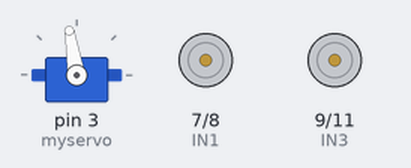
A sketch run on a simulated Arduino Uno, built with avr-gcc and run on an emulated ATmega328P. On the bench: servo, motor-driver pin pairs drawn as motors (green arrow = first pin HIGH = forward, orange = second pin HIGH = backward, longer = more drive, scaled by the enable pin).

Above: at 0.5 s.
At 4.0 s:
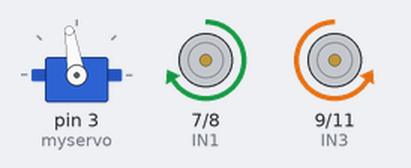
At 8.8 s:
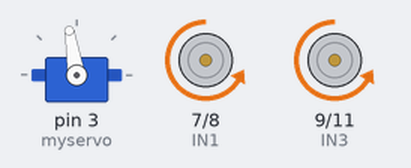
At 10.2 s:
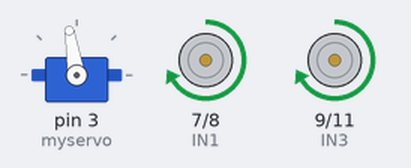
Timing chart, 0 to 18.4 s (numbered marks = the images above):
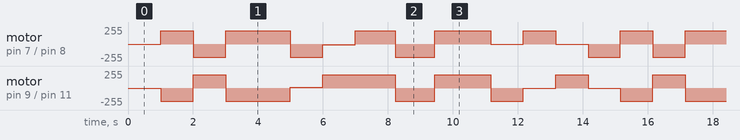

The sketch:

L298n.ino
```cpp
// eingebundene Libaries:
#include <IRremote.h>
#include <Servo.h>
// Pin festlegung:
//-----------Linetracker-------------------------
#define LT_R 10 // Line Tracker ((R)echts Tracker)
#define LT_M 4  // Line Tracker ((M)ittel Tracker)
#define LT_L 2  // Line Tracker ((L)inks Tracker)
//-----------Ultraschallsensor-------------------
#define ECHO_PIN A4 // Signal empfangen
#define TRIG_PIN A5 // Signal senden
//-----------Motor-Rechts------------------------
#define ENA 5 // Car-Speed
#define IN1 7 // Antrieb
#define IN2 8 // Antrieb
//-----------Motor-Links-------------------------
#define ENB 6  // Car-Speed
#define IN3 9  // Antrieb
#define IN4 11 // Antrieb
//-----------LED---------------------------------
#define LED 13 // LED pin
//-----------Infrarot--------------------s--------
#define RECV_PIN 12 // Infrarot Sensor
//-----------Bluetooth Modul---------------------
#define RX 0
#define TX 1
//-----------------------------------------------

// Variablen festlegen:
Servo myservo;

// -ALLE- Geschwindigkeiten lassen sich beim Funktionsaufruf festlegen:
//        " funktion(Wert1, Wert2); " der Erste Wert für die Linke Seite und der Zweite für die Rechte.

//Funktion Ausnahme beim Aufruf: " cycle_to(Richtung, Wert1, Wert2); "
// Wird keine Richtung angegeben dreht er sich im Kreis und fährt gerade aus Weiter.
//Beachte das ich mit einem Zeitbaustein gearbeitet habe und die drehrichtung daher nicht PERFEKT ist! ( Aber NAH dran!  👈(ﾟヮﾟ👈)  )

const int DEFAULT_SPEED = 200; //Standartmäßige Geschwindigkeit für Vor/Zurück // Hart/zurück-R/L
const int DEFAULT_C_SPEED = 75; //Standartmäßige geschwindigkeit für die schwache antriebsseite in einer Kurve
const int DEFAULT_CYCLE_LS = 100; //Standartmäßige Geschwindigkeit für die Drehung auf der Stelle (Light-Site)
const int DEFAULT_CYCLE_SS = 200; //Standartmäßige Geschwindigkeit für die Drehung auf der Stelle (Strong-Site)
const char *DEFAULT_DIRECTION = "forward"; //Standartmäßige Fahrtrichtung
long myTimer = 0;

void setup()
{
  //-----------------------------------------------
  myservo.attach(3);
  myservo.write(99); // dreht die Servo auf Referenz -> 90°
                     //----------------------L298N--------------------
  pinMode(IN1, OUTPUT);
  pinMode(IN2, OUTPUT);
  pinMode(IN3, OUTPUT);
  pinMode(IN4, OUTPUT);
  pinMode(ENA, OUTPUT);
  pinMode(ENB, OUTPUT);
  //-----------------------------------------------
}

void carspeed(int speedA = DEFAULT_SPEED, int speedB = DEFAULT_SPEED)
{
  if (speedA < 0 || speedA > 50) speedA = DEFAULT_SPEED;
  if (speedB < 0 || speedB > 50) speedB = DEFAULT_SPEED;

  analogWrite(ENA, speedA);
  analogWrite(ENB, speedB);
}

void forward(int SA = DEFAULT_SPEED, int SB = DEFAULT_SPEED)
{
  carspeed(SA, SB);
  digitalWrite(IN1, HIGH);
  digitalWrite(IN2, LOW);
  digitalWrite(IN3, LOW);
  digitalWrite(IN4, HIGH);
}
void backward(int SA = DEFAULT_SPEED, int SB = DEFAULT_SPEED)
{
  carspeed(SA, SB);
  digitalWrite(IN1, LOW);
  digitalWrite(IN2, HIGH);
  digitalWrite(IN3, HIGH);
  digitalWrite(IN4, LOW);
}

void curve(const char *DIRECTION, int SS = DEFAULT_SPEED, int LS = DEFAULT_C_SPEED) // DIRECTION: Should Not Be Empty!!!
{
  if (strcmp(DIRECTION, "right") == 0)
  {
    carspeed(SS, LS);
    digitalWrite(IN1, HIGH);
    digitalWrite(IN2, LOW);
    digitalWrite(IN3, LOW);
    digitalWrite(IN4, HIGH);
  }
  else if (strcmp(DIRECTION, "left") == 0)
  {
    carspeed(LS, SS);
    digitalWrite(IN1, HIGH);
    digitalWrite(IN2, LOW);
    digitalWrite(IN3, LOW);
    digitalWrite(IN4, HIGH);
  } else ERROR();
}
void curve_backward(const char *DIRECTION, int LS = DEFAULT_C_SPEED, int SB = DEFAULT_SPEED)
{
  if (strcmp(DIRECTION, "right") == 0)
  {
    carspeed(LS, SS);
    digitalWrite(IN1, LOW);
    digitalWrite(IN2, HIGH);
    digitalWrite(IN3, HIGH);
    digitalWrite(IN4, LOW);
  } else if (strcmp(DIRECTION, "left") == 0)
  {
    carspeed(SS, LS);
    digitalWrite(IN1, LOW);
    digitalWrite(IN2, HIGH);
    digitalWrite(IN3, HIGH);
    digitalWrite(IN4, LOW);
  } else ERROR();
}
void cycle_to(const char *direction = DEFAULT_DIRECTION, int LS = DEFAULT_CYCLE_LS, int SS = DEFAULT_CYCLE_SS, long myTimout = 0)
{
  if (strcmp(direction, "left") == 0)
  {
    myTimer = millis();   // setzte myTimer auf aktuelle laufzeit
    long myTimeout = 220; // soviele millis soll das car sich drehen

    while (millis() < myTimer + myTimeout) //(myTimout == 1000) Nun wird geschaut ob meine aktuelle Laufzeit(millis()) noch im bereich meiner gewünschten zeit ist, die die funktion durchlaufen soll
    {
      carspeed(LS, SS);
      digitalWrite(IN1, LOW);
      digitalWrite(IN2, HIGH);
      digitalWrite(IN3, LOW);
      digitalWrite(IN4, HIGH);
    }
  }
  else if (strcmp(direction, "right") == 0)
  {
    myTimer = millis();   // setzte myTimer auf aktuelle laufzeit
    long myTimeout = 220; // soviele millis soll das car sich drehen

    while (millis() < myTimer + myTimeout) //(myTimout == 1000) Nun wird geschaut ob meine aktuelle Laufzeit(millis()) noch im bereich meiner gewünschten zeit ist, die die funktion durchlaufen soll
    {
      carspeed(LS, SS);
      digitalWrite(IN1, HIGH);
      digitalWrite(IN2, LOW);
      digitalWrite(IN3, HIGH);
      digitalWrite(IN4, LOW);
    }
  }
  else if (strcmp(direction, "back") == 0)
  {
    myTimer = millis();   // setzte myTimer auf aktuelle laufzeit
    long myTimeout = 717; // soviele millis soll das car sich drehen

    while (millis() < myTimer + myTimeout) //(myTimout == 1000) Nun wird geschaut ob meine aktuelle Laufzeit(millis()) noch im bereich meiner gewünschten zeit ist, die die funktion durchlaufen soll
    {
      carspeed(255, 255);
      digitalWrite(IN1, HIGH);
      digitalWrite(IN2, LOW);
      digitalWrite(IN3, HIGH);
      digitalWrite(IN4, LOW);
    }
  }
  else if (strcmp(direction, DEFAULT_DIRECTION) == 0)
  {
    myTimer = millis();    // setzte myTimer auf aktuelle laufzeit
    long myTimeout = 2300; // soviele millis soll das car sich drehen

    while (millis() < myTimer + myTimeout) //(myTimout == 1000) Nun wird geschaut ob meine aktuelle Laufzeit(millis()) noch im bereich meiner gewünschten zeit ist, die die funktion durchlaufen soll
    {
      carspeed(255, 255);
      digitalWrite(IN1, HIGH);
      digitalWrite(IN2, LOW);
      digitalWrite(IN3, HIGH);
      digitalWrite(IN4, LOW);
    }
  } else ERROR();
}

void HARD(const char *direction, int SS = DEFAULT_SPEED)
{
  if (strcmp(direction, "right") == 0)
  {
    carspeed(SS, 0);
    digitalWrite(IN1, HIGH);
    digitalWrite(IN2, LOW);
    digitalWrite(IN3, LOW);
    digitalWrite(IN4, LOW);
  } else if (strcmp(direction, "left") == 0)
  {
    carspeed(0, SS);
    digitalWrite(IN1, LOW);
    digitalWrite(IN2, LOW);
    digitalWrite(IN3, LOW);
    digitalWrite(IN4, HIGH);
  } else ERROR();
}

void HARDBACK(const char *direction, int SS = DEFAULT_SPEED)
{
  if (strcmp(direction, "right") == 0)
  {
    carspeed(SS, 0);
    digitalWrite(IN1, LOW);
    digitalWrite(IN2, HIGH);
    digitalWrite(IN3, LOW);
    digitalWrite(IN4, LOW);
  } else if (strcmp(direction, "left") == 0)
  {
    carspeed(0, SS);
    digitalWrite(IN1, LOW);
    digitalWrite(IN2, LOW);
    digitalWrite(IN3, HIGH);
    digitalWrite(IN4, LOW);
  } else ERROR();
}

void ERROR() // Gedacht als physischer Error (Falls ein falscher wert gegeben wird)
{
  int myTimer = millis();
  while (millis() != myTimer) // dar ich zuvor myTimer auf den gleichen wert wie millis() gesetzt habe, ist millis() sowieso größer(oder zuanfang noch gleich)
  {
    if (millis() % 1000 > 500) {
      carspeed(70, 70);
      digitalWrite(IN1, HIGH);
      digitalWrite(IN2, LOW);
      digitalWrite(IN3, HIGH);
      digitalWrite(IN4, LOW);
    } else {
      carspeed(70, 70);
      digitalWrite(IN1, LOW);
      digitalWrite(IN2, HIGH);
      digitalWrite(IN3, LOW);
      digitalWrite(IN4, HIGH);
    }
  }
}

void loop()
{
delay(1000);
forward();
delay(1000);
backward();
delay(1000);
curve("right");
delay(1000);
curve("left");
delay(1000);
curve_backward("right");
delay(1000);
curve_backward("left");
delay(1000);
cycle_to("right");
delay(1000);
cycle_to("left");
delay(1000);
cycle_to("back");
delay(1000);
HARD("left");
delay(1000);
HARD("right");
delay(1000);
HARDBACK("left");
delay(1000);
HARDBACK("right");
}
```

Measured:
- by itself, motor on pin 9 (IN3) / pin 11 (IN4): repeats every 14.2 s: forward 200/255 1.0 s, backward 200/255 2.0 s, forward 10/255 1.0 s, forward 200/255 2.2 s, backward 200/255 1.2 s, forward 200/255 1.7 s, backward 200/255 1.0 s, stopped 1.0 s, forward 200/255 1.0 s, stopped 1.0 s, backward 200/255 1.0 s
- by itself, motor on pin 7 (IN1) / pin 8 (IN2): repeats every 14.2 s: backward 200/255 1.0 s, forward 200/255 2.0 s, backward 200/255 1.0 s, backward 10/255 1.0 s, forward 200/255 1.2 s, backward 200/255 1.2 s, forward 200/255 1.7 s, stopped 1.0 s, forward 200/255 1.0 s, stopped 1.0 s, backward 200/255 1.0 s, forward 200/255 1.0 s
